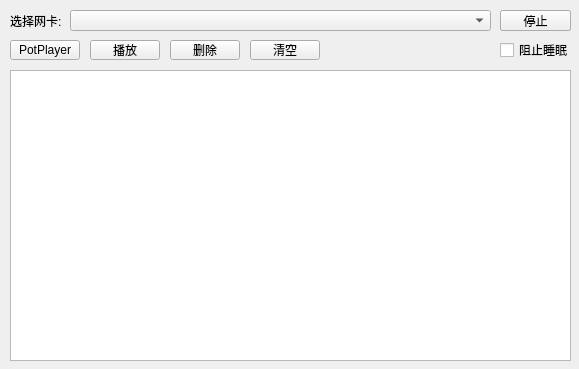
<?xml version="1.0" encoding="UTF-8"?>
<ui version="4.0">
 <class>Form</class>
 <widget class="QWidget" name="Form">
  <property name="geometry">
   <rect>
    <x>0</x>
    <y>0</y>
    <width>579</width>
    <height>369</height>
   </rect>
  </property>
  <property name="sizePolicy">
   <sizepolicy hsizetype="Preferred" vsizetype="Preferred">
    <horstretch>0</horstretch>
    <verstretch>0</verstretch>
   </sizepolicy>
  </property>
  <property name="windowTitle">
   <string>Form</string>
  </property>
  <widget class="QComboBox" name="comboBox">
   <property name="geometry">
    <rect>
     <x>70</x>
     <y>10</y>
     <width>421</width>
     <height>21</height>
    </rect>
   </property>
   <property name="sizeAdjustPolicy">
    <enum>QComboBox::AdjustToContentsOnFirstShow</enum>
   </property>
  </widget>
  <widget class="QPushButton" name="startButton">
   <property name="geometry">
    <rect>
     <x>500</x>
     <y>10</y>
     <width>71</width>
     <height>21</height>
    </rect>
   </property>
   <property name="text">
    <string>开始</string>
   </property>
  </widget>
  <widget class="QPushButton" name="stopButton">
   <property name="geometry">
    <rect>
     <x>500</x>
     <y>10</y>
     <width>71</width>
     <height>21</height>
    </rect>
   </property>
   <property name="text">
    <string>停止</string>
   </property>
  </widget>
  <widget class="QPushButton" name="clearButton">
   <property name="geometry">
    <rect>
     <x>250</x>
     <y>40</y>
     <width>70</width>
     <height>20</height>
    </rect>
   </property>
   <property name="text">
    <string>清空</string>
   </property>
  </widget>
  <widget class="QLabel" name="label">
   <property name="geometry">
    <rect>
     <x>10</x>
     <y>10</y>
     <width>71</width>
     <height>21</height>
    </rect>
   </property>
   <property name="text">
    <string>选择网卡:</string>
   </property>
  </widget>
  <widget class="QPushButton" name="pushButton">
   <property name="geometry">
    <rect>
     <x>10</x>
     <y>40</y>
     <width>70</width>
     <height>20</height>
    </rect>
   </property>
   <property name="text">
    <string>PotPlayer</string>
   </property>
  </widget>
  <widget class="QListWidget" name="listWidget">
   <property name="geometry">
    <rect>
     <x>10</x>
     <y>70</y>
     <width>561</width>
     <height>291</height>
    </rect>
   </property>
  </widget>
  <widget class="QPushButton" name="delButton">
   <property name="geometry">
    <rect>
     <x>170</x>
     <y>40</y>
     <width>70</width>
     <height>20</height>
    </rect>
   </property>
   <property name="text">
    <string>删除</string>
   </property>
  </widget>
  <widget class="QCheckBox" name="checkBox">
   <property name="geometry">
    <rect>
     <x>500</x>
     <y>40</y>
     <width>71</width>
     <height>20</height>
    </rect>
   </property>
   <property name="text">
    <string>阻止睡眠</string>
   </property>
  </widget>
  <widget class="QPushButton" name="playButton">
   <property name="geometry">
    <rect>
     <x>90</x>
     <y>40</y>
     <width>70</width>
     <height>20</height>
    </rect>
   </property>
   <property name="text">
    <string>播放</string>
   </property>
  </widget>
 </widget>
 <resources/>
 <connections/>
</ui>
